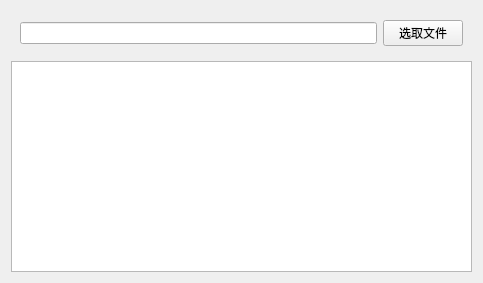
<?xml version="1.0" encoding="UTF-8"?>
<ui version="4.0">
 <class>Widget</class>
 <widget class="QWidget" name="Widget">
  <property name="geometry">
   <rect>
    <x>0</x>
    <y>0</y>
    <width>483</width>
    <height>283</height>
   </rect>
  </property>
  <property name="windowTitle">
   <string>Widget</string>
  </property>
  <layout class="QVBoxLayout" name="verticalLayout">
   <item>
    <widget class="QWidget" name="widget" native="true">
     <layout class="QHBoxLayout" name="horizontalLayout">
      <item>
       <widget class="QLineEdit" name="lineEdit"/>
      </item>
      <item>
       <widget class="QPushButton" name="pushButton">
        <property name="text">
         <string>选取文件</string>
        </property>
       </widget>
      </item>
     </layout>
    </widget>
   </item>
   <item>
    <widget class="QTextEdit" name="textEdit"/>
   </item>
  </layout>
 </widget>
 <resources/>
 <connections/>
</ui>
